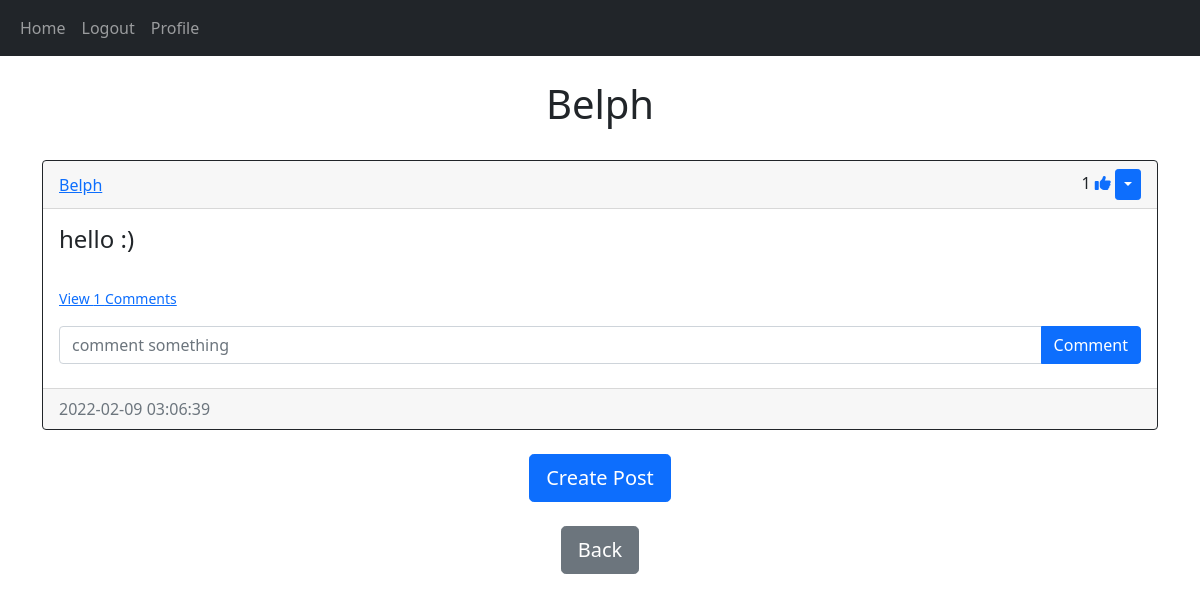
Screenshot of /profile/self (signed in) with the database file from the repository.
### models.py (models this page shows)
class User(db.Model, UserMixin):
    id = db.Column(db.Integer, primary_key=True)
    email = db.Column(db.String(150), unique=True, nullable=False)
    username = db.Column(db.String(150), unique=True, nullable=False)
    password = db.Column(db.String(150))
    date_created = db.Column(db.DateTime(timezone=True), default = func.now())
    posts = db.relationship("Post", backref="user", passive_deletes=True)
    comments = db.relationship("Comment", backref="user", passive_deletes=True)
    likes = db.relationship("Like", backref="user", passive_deletes=True)

class Post(db.Model):
    id = db.Column(db.Integer, primary_key=True)
    text = db.Column(db.Text, nullable=False)
    date_created = db.Column(db.DateTime(timezone=True), default = func.now())
    author = db.Column(db.Integer, db.ForeignKey('user.id', ondelete="CASCADE"), nullable=False)
    comments = db.relationship("Comment", backref="post", passive_deletes=True)
    likes = db.relationship("Like", backref="post", passive_deletes=True)

### views.py (the view, shortened to what this page needs)
@views.route("/profile/<username>")
@login_required
def posts(username):
    if (username == "self"):
        posts = current_user.posts
        posts = Post.query.filter_by(author=current_user.id).all()
        return render_template("profile.html", user=current_user, posts=posts, username=current_user.username)

### __init__.py (called while the page is built)
def create_app():
    app = Flask(__name__)
    app.config["SECRET_KEY"] = "abcdefghijkl"
    app.config["SQLALCHEMY_DATABASE_URI"] = f"sqlite:///{DB_NAME}"
    db.init_app(app)
    from .views import views
    from .auth import auth
    app.register_blueprint(views, url_prefix="/")
    app.register_blueprint(auth, url_prefix="/")
    from .models import User, Post, Comment, Like
    create_database(app)
    login_man = LoginManager()
    login_man.login_view = "auth.login"
    login_man.init_app(app)
    @login_man.user_loader
    def load_user(id):
        return User.query.get(int(id))
    return app

### templates/profile.html (shortened to what this page needs)
{% extends "posts_div.html" %}
{% block header %}
    {{username}}
{% endblock %}
{% block footer %}
    {% if user.username == username %}
    <div align="center">
        <a href="/create-post"><button type="button" class="btn btn-primary btn-lg">Create Post</button></a>
    </div>
    <br>
    {% endif %}
    <div align="center">
        <a href="/home"><button type="button" class="btn btn-secondary btn-lg">Back</button></a>
    </div>
{% endblock %}

### templates/posts_div.html (shortened to what this page needs)
{% extends "base.html" %}
{% block intro %}
{% block content %}
    <br>
    <h1 align="center">{% block header%} HOME {% endblock %}</h1>
    <br>
    <div id="posts">
        {% for post in posts %}
            <div class="card border-dark">
                <div class="card-header d-flex justify-content-between align-items-center">
                    <a href="/profile/{{post.user.username}}">{{ post.user.username }}</a>
                    <div>
                        {{post.likes|length}}
                        {% if user.id in post.likes|map(attribute="author")|list %}
                            <a href="/like{{post.id}}"><i class="fas fa-thumbs-up"></i></a>
                        {% else %}
                            <a href="/like{{post.id}}"><i class="far fa-thumbs-up"></i></a>
                        {% endif %}
                        {% if user.id == post.author %}
                            <div class="btn-group">
                                <button type="button" class="btn btn-sm btn-primary dropdown-toggle" data-bs-toggle="dropdown"></button>
                            </div>
                        {% endif %}
                    </div>
                </div>
                <div class="card-body">
                    <div class="class-text">
                        <h4>{{ post.text }}</h4>
                    </div>
                    <br>
                    <p class="card-text">
                        {% if post.comments|length > 0 %}
                        <a data-bs-toggle="collapse" href="#comments-{{post.id}}" role="button">
                            <small>View {{post.comments|length}} Comments</small> </a>
                        {% else %}
                            <small class="text-muted">No comments</small>
                        {% endif %}
                    </p>
                    <form class="input-group mb-2" method="POST" action="/create-comment{{post.id}}">
                        <input type="text" id="text" name="text" class="form-control" placeholder="comment something"/>
                        <button type="submit" class="btn btn-primary">Comment</button>
                    </form>
                </div>
                <div class="card-footer text-muted">
                    {{post.date_created}}
                </div>
            </div>
            <br>
        {% endfor %}
    </div>
{% block footer %}{% endblock %}{% endblock %}{% endblock %}

### rows the page displays
User: username "Belph"
Post: user.username "Belph", likes|length "1", text "hello :)", comments|length "1", date_created "2022-02-09 03:06:39"
